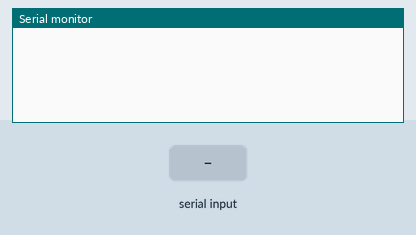
Simulated run of this program. Board: ESP32. On the bench: the last lines printed to the serial monitor. The inputs (shaded band) are chosen by the test bench. EEPROM starts erased.

Above: at 1.2 s.
1.3 s: "s" received over Serial
At 2.5 s:
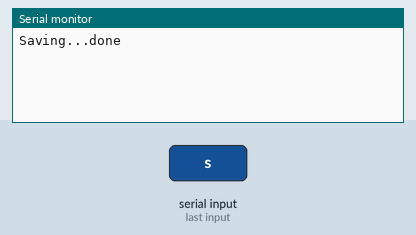
2.8 s: "r" received over Serial
At 3.7 s:
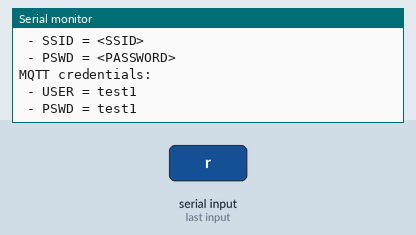
4.3 s: "1" received over Serial
At 4.8 s:
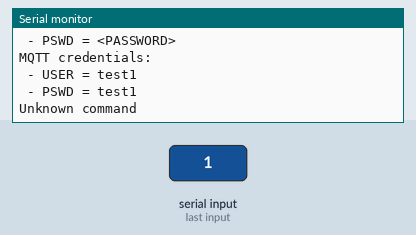

The program:

main.cpp
```cpp
#include <Arduino.h>
#include <Preferences.h>

Preferences preferences;

static String WIFI_SSID = "<SSID>";
static String WIFI_PASS = "<PASSWORD>";
static String MQTT_USER = "test1";
static String MQTT_PASS = "test1";

void save();
void read();

void setup()
{
    Serial.begin(115200);
    while (!Serial) { };
}

void loop()
{
    if (Serial.available()) {
        char c = (char) Serial.read();
        if (c == 's') {
            save();
            return;
        }
        if (c == 'r') {
            read();
            return;
        }
        Serial.println("Unknown command");
    }
}

void save()
{
    preferences.begin("credentials", false);

    Serial.print("Saving...");
    preferences.putString("wifi.ssid", WIFI_SSID);
    preferences.putString("wifi.pswd", WIFI_PASS);
    preferences.putString("mqtt.user", MQTT_USER);
    preferences.putString("mqtt.pass", MQTT_PASS);
    Serial.println("done");

    preferences.end();
}

void read()
{
    preferences.begin("credentials", true);

    String wifiSSID = preferences.getString("wifi.ssid");
    String wifiPass = preferences.getString("wifi.pswd");
    if (wifiSSID.isEmpty() || wifiPass.isEmpty()) {
        Serial.println("No WiFi credentials");
    } else {
        Serial.println("WiFi credentials:");
        Serial.println(" - SSID = " + wifiSSID);
        Serial.println(" - PSWD = " + wifiPass);
    }

    String mqttUser = preferences.getString("mqtt.user");
    String mqttPass = preferences.getString("mqtt.pass");
    if (mqttUser.isEmpty() || mqttPass.isEmpty()) {
        Serial.println("No MQTT credentials");
    } else {
        Serial.println("MQTT credentials:");
        Serial.println(" - USER = " + mqttUser);
        Serial.println(" - PSWD = " + mqttPass);
    }

    preferences.end();
}
```

Measured:
- after the input at 1.3 s, the serial monitor: prints a new line at once (image 1)
- after the input at 2.8 s, the serial monitor: prints a new line at once (image 2)
- after the input at 4.3 s, the serial monitor: prints a new line at once (image 3)
